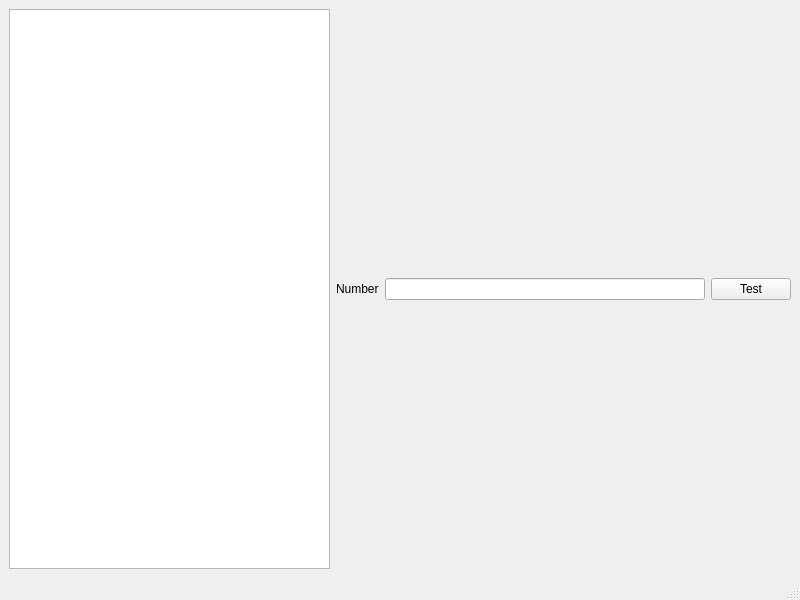
<?xml version="1.0" encoding="UTF-8"?>
<ui version="4.0">
 <class>MainWindow</class>
 <widget class="QMainWindow" name="MainWindow">
  <property name="geometry">
   <rect>
    <x>0</x>
    <y>0</y>
    <width>800</width>
    <height>600</height>
   </rect>
  </property>
  <property name="windowTitle">
   <string>MainWindow</string>
  </property>
  <widget class="QWidget" name="centralwidget">
   <layout class="QHBoxLayout" name="horizontalLayout">
    <item>
     <widget class="QGraphicsView" name="graphicsView"/>
    </item>
    <item>
     <widget class="QLabel" name="label">
      <property name="text">
       <string>Number</string>
      </property>
     </widget>
    </item>
    <item>
     <widget class="QLineEdit" name="lineEdit"/>
    </item>
    <item>
     <widget class="QPushButton" name="pushButton">
      <property name="text">
       <string>Test</string>
      </property>
     </widget>
    </item>
   </layout>
  </widget>
  <widget class="QMenuBar" name="menubar">
   <property name="geometry">
    <rect>
     <x>0</x>
     <y>0</y>
     <width>800</width>
     <height>24</height>
    </rect>
   </property>
  </widget>
  <widget class="QStatusBar" name="statusbar"/>
 </widget>
 <resources/>
 <connections/>
</ui>
